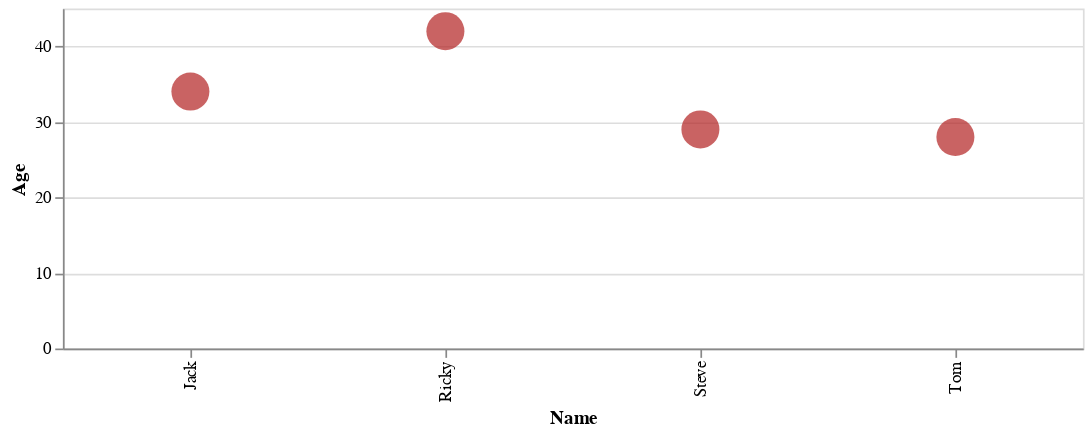

Notebook cell for this chart:
### Code cell
alt.Chart(df).mark_circle(color='firebrick', size=500).encode(     
   alt.Y('Age'),     
   alt.X('Name') 
).properties(
    width=600,
    height=200
)

### Figure 1 — Vega-Lite specification as saved in the notebook (floating-point values rounded to 4 significant figures)
{"config": {"view": {"continuousWidth": 400, "continuousHeight": 300}}, "data": {"name": "data-13751e22c775643ca2d691a436141937"}, "mark": {"type": "circle", "color": "firebrick", "size": 500}, "encoding": {"x": {"type": "nominal", "field": "Name"}, "y": {"type": "quantitative", "field": "Age"}}, "height": 200, "width": 600, "$schema": "https://vega.github.io/schema/vega-lite/v4.8.1.json", "datasets": {"data-13751e22c775643ca2d691a436141937": [{"Name": "Tom", "Age": 28}, {"Name": "Jack", "Age": 34}, {"Name": "Steve", "Age": 29}, {"Name": "Ricky", "Age": 42}]}}
